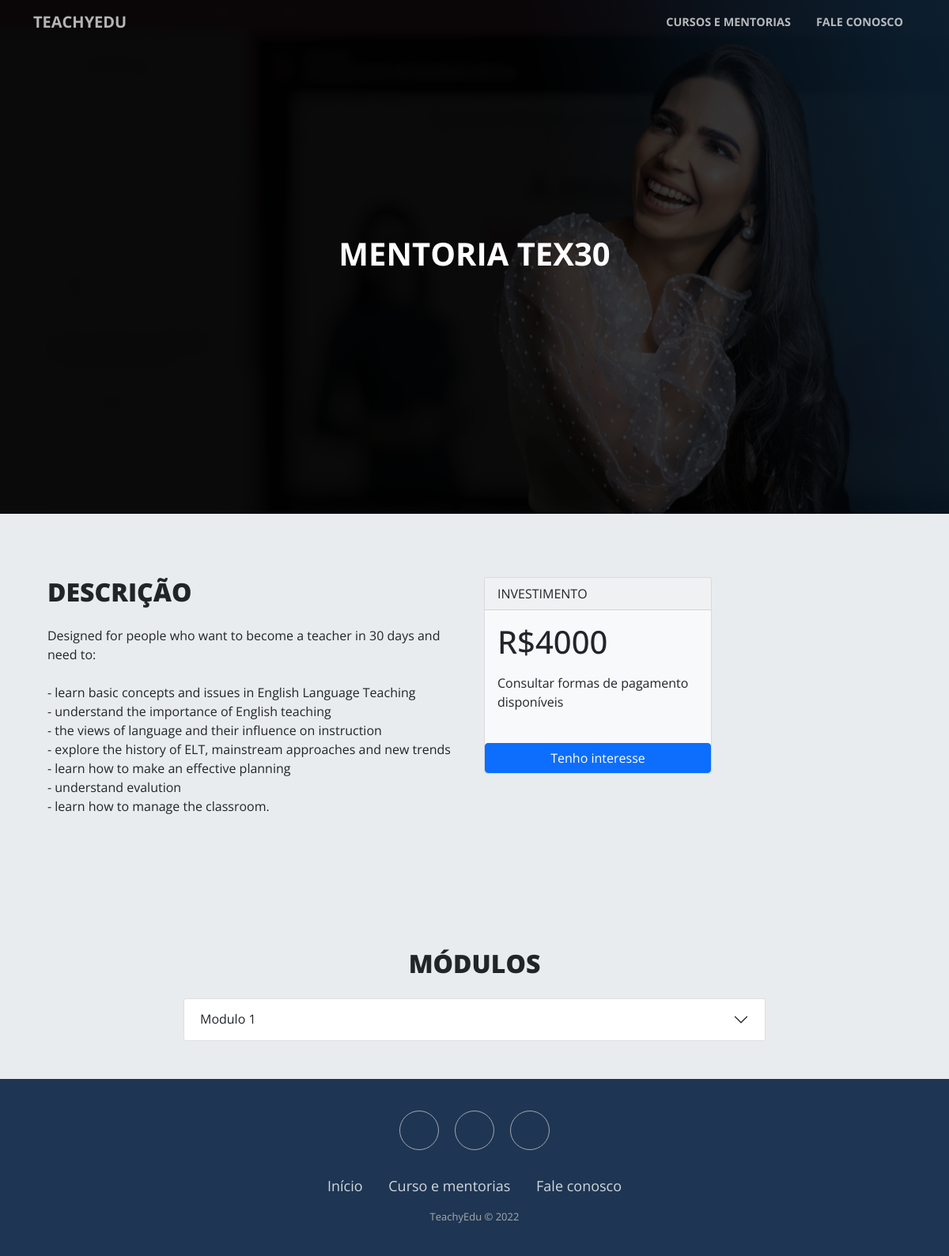
/app/view/cursoDetalhado-2.php?idCurso=2, run on the app's committed database.
### tables this page shows
CREATE TABLE `modulos` (
  `idModulo` int NOT NULL,
  `nomeModulo` varchar(255) NOT NULL,
  `descricaoModulo` text NOT NULL,
  `idCursoModulo` int NOT NULL
);

CREATE TABLE `cursosMentorias` (
  `idCursoMentoria` int NOT NULL,
  `tipoCursoMentoria` int NOT NULL,
  `imagemCursoMentoria` varchar(255) NOT NULL,
  `nomeCursoMentoria` varchar(255) NOT NULL,
  `descricaoCursoMentoria` text NOT NULL,
  `videoCursoMentoria` varchar(255) NOT NULL,
  `valorCursoMentoria` float NOT NULL,
  `autorCursoMentoria` int NOT NULL
);

### app/database/Connection.php (called while the page is built)
<?php
class Connection {
    private static $connection = null;
    public static function getConnection(): PDO {
        $host = "localhost";
        $db = "teachyedu";
        $charset = "utf8";
        $db_usuario = "joao";
        $db_senha = "root";
        $dsn = "mysql:host=$host;dbname=$db;charset=$charset";
        $options = [
            PDO::ATTR_ERRMODE => PDO::ERRMODE_EXCEPTION,
            PDO::ATTR_DEFAULT_FETCH_MODE, PDO::FETCH_ASSOC
        ];
        try {
            self::$connection = new PDO($dsn, $db_usuario, $db_senha, $options);
        } catch (PDOException $e) {
            print $e->getMessage();
        }
        return self::$connection;
    }
}

### app/model/dao/CursoMentoriaDAO.php (called while the page is built, shortened)
<?php
require __DIR__ . "/../../database/Connection.php";
class CursoMentoriaDAO {
    private $conn;
    function __construct() {
        $this->conn = Connection::getConnection();
    }
    public function consultarCursoMentoriaCompleto($id) {
        try {
            $sql = "SELECT c.idCursoMentoria, c.imagemCursoMentoria, c.nomeCursoMentoria, c.descricaoCursoMentoria, c.videoCursoMentoria, c.tipoCursoMentoria, c.valorCursoMentoria,
       m.idModulo ,m.nomeModulo, m.descricaoModulo
                FROM cursosMentorias c,  modulos m WHERE c.idCursoMentoria = $id AND m.idCursoModulo = $id";
            $statement = $this->conn->prepare($sql);
            $statement->execute();
            $result = $statement->fetch(PDO::FETCH_ASSOC);
            return $result;
        } catch (Exception $e) {
            print($e->getMessage());
        }
    }
    public function consultarModulosCursosMentorias($id) {
        try {
            $sql = "SELECT * FROM `modulos` WHERE idCursoModulo = $id";
            $statement = $this->conn->prepare($sql);
            $statement->execute();
            $result = $statement->fetchAll(PDO::FETCH_ASSOC);
            return $result;
        } catch (Exception $e) {
            print($e->getMessage());
        }
    }
}

### app/view/cursoDetalhado-2.php (the view, shortened to what this page needs)
<?php
require_once __DIR__ . "/../model/dao/CursoMentoriaDAO.php";
if (isset($_GET['idCurso'])) {
    $dao = new CursoMentoriaDAO();
    $curso = array();
    $id = $_GET['idCurso'];
    $curso = $dao->consultarCursoMentoriaCompleto($id);
    $modulos = array();
    $modulos = $dao->consultarModulosCursosMentorias($id);
}
?>
<!DOCTYPE html>
<html lang="pt-br">
<head>
    <link rel="stylesheet" href="https://cdnjs.cloudflare.com/ajax/libs/font-awesome/4.7.0/css/font-awesome.min.css"
          type="text/css">
    <link href="https://cdn.jsdelivr.net/npm/bootstrap@5.0.2/dist/css/bootstrap.min.css" rel="stylesheet"
>
    <link rel="stylesheet" href="../../public/css/style.css">
    <link href="https://unpkg.com/aos@2.3.1/dist/aos.css" rel="stylesheet">
    <link rel="stylesheet" href="https://use.fontawesome.com/releases/v5.7.2/css/all.css"
>
    <link rel="stylesheet" href="https://cdn.jsdelivr.net/npm/bootstrap-icons@1.8.1/font/bootstrap-icons.css">
    <link rel="stylesheet" href="https://cdnjs.cloudflare.com/ajax/libs/ionicons/2.0.1/css/ionicons.min.css">
</head>
<body style="background: #e9ecef;">
<?php include("includes/nav.php"); ?>
<div class="py-5 text-center text-white align-items-center d-flex cabecalho"
     style="background-image: linear-gradient(to bottom, rgba(0, 0, 0, .75), rgba(0, 0, 0, .75)), url(<?php echo '../../public/images/curso/' . $curso['imagemCursoMentoria']; ?>);  background-position: center center, center center;  background-size: cover, cover;  background-repeat: repeat, repeat;">
    <div class="container my-auto">
        <div class="row">
            <div class="col-lg-10 mx-auto">
                <h1 class="text-center" style="text-align: left;"><strong><?php echo $curso['nomeCursoMentoria'] ?></strong></h1>
            </div>
        </div>
    </div>
</div>
<div class="secao mx-5">
    <div class="container">
        <div class="row">
            <div class="col-md-6 mb-4">
                <h2 style="font-weight: 800" class="mb-4 text-uppercase">Descrição</h2>
                <p class=""><?php echo $curso['descricaoCursoMentoria'] ?>.</p>
            </div>
            <div class="col-md-6">
                <div class="card text-dark bg-light mb-3" style="max-width: 18rem;">
                    <div class="card-header text-uppercase">Investimento</div>
                    <div class="card-body">
                        <h1 class="card-title pricing-card-title">R$<?php echo $curso['valorCursoMentoria'] ?><small class="text-muted fw-light"></small></h1>
                        <ul class="list-unstyled mt-3 mb-4">
                            <li>Consultar formas de pagamento disponíveis</li>
                        </ul>
                    </div>
                    <button type="button" class="btn btn-primary noBorder" data-bs-toggle="modal" data-bs-target="#exampleModal">
                        Tenho interesse
                    </button>
                </div>
            </div>
        </div>
    </div>
</div>
<div class="py-5">
    <div class="container align-items-center">
        <div class="row mb-3 text-center">
            <h2 style="font-weight: 800" class="text-uppercase">Módulos</h2>
        </div>
        <div class="row d-flex justify-content-center">
            <div class="col-md-8">
                <div class="accordion" id="accordionExample">
                    <?php foreach ($modulos as $modulo): ?>
                        <div class="accordion-item">
                            <h2 style="font-weight: 400" class="accordion-header" id="heading<?php echo $modulo['idModulo'] ?>">
                                <button class="accordion-button collapsed noBorder" type="button" data-bs-toggle="collapse" data-bs-target="#collapse<?php echo $modulo['idModulo'] ?>"
                                        aria-expanded="true" aria-controls="collapse<?php echo $modulo['idModulo'] ?>">
                                    <?php echo $modulo['nomeModulo'] ?>
                                </button>
                            </h2>
                        </div>
                    <?php endforeach; ?>
                </div>
            </div>
        </div>
    </div>
</div>
<?php include("includes/footer.php"); ?>
</body>
</html>

### public/css/style.css (style rules this page uses)
.row:after { content: ""; display: table; clear: both; }

### app/view/cursoDetalhado-2.php (style rules this page uses)
* { font-family: "Open Sans", "Helvetica Neue", Arial, sans-serif; }
.cabecalho { height: 650px; }
.secao { padding: 5rem 0; }

### data on the page
modulos: idCursoModulo.imagemCursoMentoria (picture), idCursoModulo.nomeCursoMentoria "MENTORIA TEX30", idCursoModulo.descricaoCursoMentoria "Designed for people who want to become a teacher in 30 days and need to: - learn basic concepts and issues in English Language Teaching - understand the importance of English teaching - the views of language and their influence on instruction - explore the history of ELT, mainstream approaches and new trends - learn how to make an effective planning - understand evalution - learn how to manage the classroom", idCursoModulo.valorCursoMentoria "4000", nomeModulo "Modulo 1"
